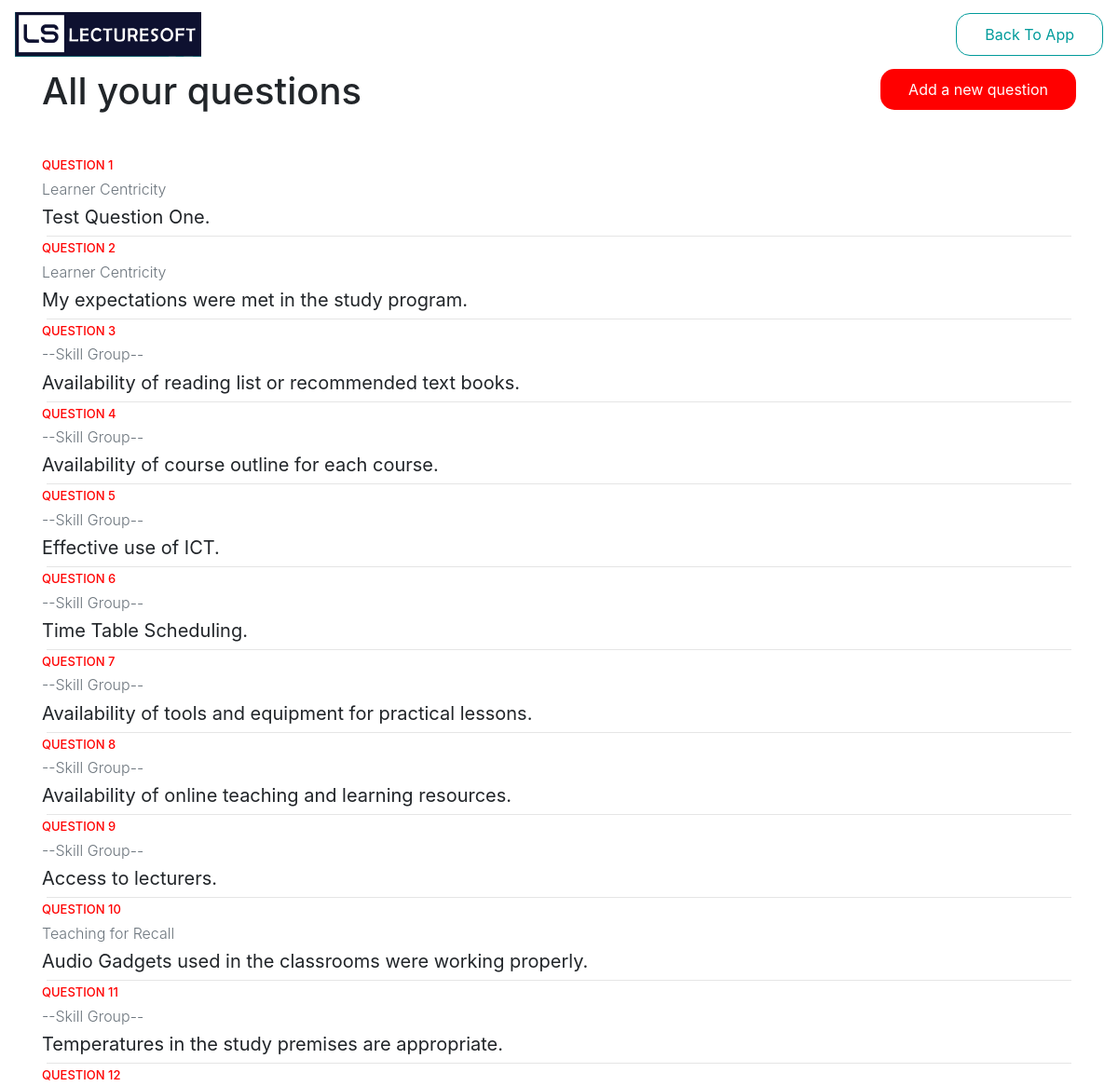
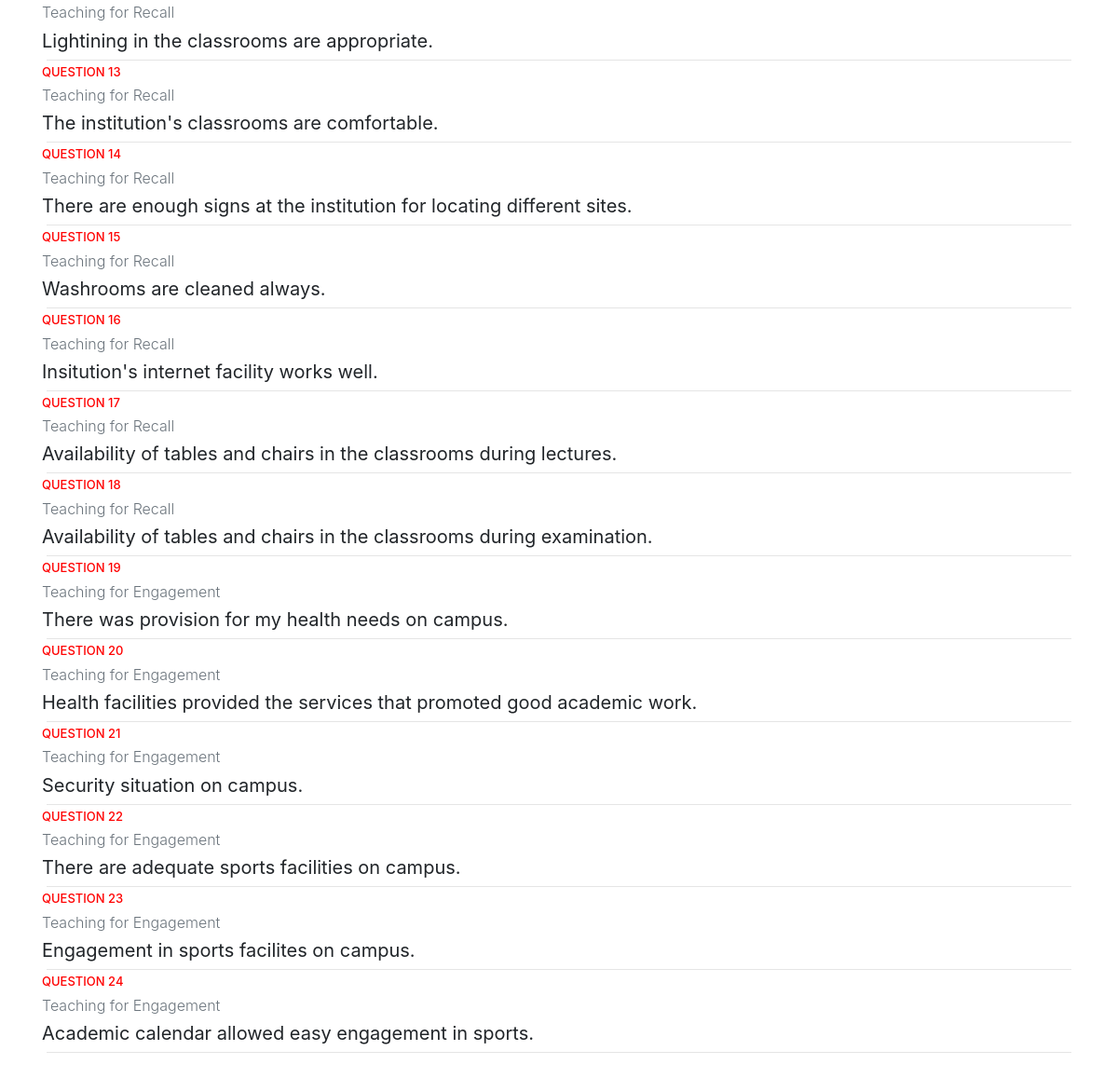
The page /admin on the database its author committed (2 pictures, top to bottom).
### models.py (models this page shows)
class Question(db.Model):
    id = db.Column(db.Integer, primary_key=True)
    question = db.Column(db.String())
    skillGroup = db.Column(db.String())
    q_number = db.Column(db.String())
    component = db.Column(db.String())

### app.py (the view)
@app.route('/admin')
def admin():
    questions = Question.query.all()
    totalquestions = len(questions)
    return render_template('admin.html', questions = questions, totalquestions = totalquestions)

### templates/admin.html
{% extends "adminlayout.html" %}
{% block body %}
<div class="container">
    <div style="display: flex; justify-content: space-between  ;">
        <h1>All your questions</h1>
        <a href="{{url_for('addquestion')}}">
            <button class="button">Add a new question</button>
        </a>
    </div>
<div style="margin-top: 5vh; margin-bottom: 5vh;">
    {% if totalquestions == 0 %}
        <h4 style="text-align: center; ">There are no questions</h4>
    {% else %}
{% for question in questions %}
<div>
        <h6 class="smallheader">QUESTION {{question.id}}</h6>
        <h6 class="smallheader-black text-muted">{{question.skillGroup}}</h6>
        <h5 style="font-weight:400;">{{question.question}}.</h5>
    </div>
<hr class="line">
{% endfor %}
    {% endif %}
</div>
</div>
{% endblock %}

### templates/adminlayout.html (shortened to what this page needs)
<!doctype html>
<html lang="en">
  <head>
    <link rel="stylesheet" href="{{url_for("static", filename="css/style.css")}}">
<link rel="stylesheet" href="https://cdn.jsdelivr.net/npm/@xz/fonts@1/serve/plus-jakarta-display.min.css">
    <link rel="stylesheet" href="https://maxcdn.bootstrapcdn.com/bootstrap/4.0.0/css/bootstrap.min.css">
  </head>
  <body>
    <nav  class="navbar navbar-expand-lg navbar-light bg-transparent">
      <a class="navbar-brand" href="{{url_for('home')}}"><img src="../static/img/lslogo.png" width="200" alt="ikolilu"></a>
      <div class="collapse navbar-collapse" id="navbarText">
    <div class="form-inline my-2 my-lg-0">
      <a href="{{url_for('home')}}"><button class="outline-button">Back To App</button></a>
    </div>
</div>
    </nav>
    {% block body %}
    {% endblock %}
  </body>
</html>

### static/css/style.css (style rules this page uses)
body { font-family: 'Plus Jakarta Display', sans-serif; }
.button { border: none; background-color: red; padding: 10px 30px; color: white; border-radius: 15px; }
.outline-button { border: 1px solid #019B9B; background-color: transparent; padding: 10px 30px; color: #019B9B; border-radius: 15px; }
.line { margin: 5px; }
.smallheader { color: red; font-weight: 500; font-size: small; }
.smallheader-black { color: black; font-weight: 300; }

### rows shown on the page
Question: id "1", skillGroup "Learner Centricity", question "Test Question One"
Question: id "2", skillGroup "Learner Centricity", question "My expectations were met in the study program"
Question: id "3", skillGroup "--Skill Group--", question "Availability of reading list or recommended text books"
Question: id "4", skillGroup "--Skill Group--", question "Availability of course outline for each course"
Question: id "5", skillGroup "--Skill Group--", question "Effective use of ICT"
Question: id "6", skillGroup "--Skill Group--", question "Time Table Scheduling"
Question: id "7", skillGroup "--Skill Group--", question "Availability of tools and equipment for practical lessons"
Question: id "8", skillGroup "--Skill Group--", question "Availability of online teaching and learning resources"
Question: id "9", skillGroup "--Skill Group--", question "Access to lecturers"
Question: id "10", skillGroup "Teaching for Recall", question "Audio Gadgets used in the classrooms were working properly"
Question: id "11", skillGroup "--Skill Group--", question "Temperatures in the study premises are appropriate"
Question: id "12", skillGroup "Teaching for Recall", question "Lightining in the classrooms are appropriate"
Question: id "13", skillGroup "Teaching for Recall", question "The institution's classrooms are comfortable"
Question: id "14", skillGroup "Teaching for Recall", question "There are enough signs at the institution for locating different sites"
Question: id "15", skillGroup "Teaching for Recall", question "Washrooms are cleaned always"
Question: id "16", skillGroup "Teaching for Recall", question "Insitution's internet facility works well"
Question: id "17", skillGroup "Teaching for Recall", question "Availability of tables and chairs in the classrooms during lectures"
Question: id "18", skillGroup "Teaching for Recall", question "Availability of tables and chairs in the classrooms during examination"
Question: id "19", skillGroup "Teaching for Engagement", question "There was provision for my health needs on campus"
Question: id "20", skillGroup "Teaching for Engagement", question "Health facilities provided the services that promoted good academic work"
Question: id "21", skillGroup "Teaching for Engagement", question "Security situation on campus"
Question: id "22", skillGroup "Teaching for Engagement", question "There are adequate sports facilities on campus"
Question: id "23", skillGroup "Teaching for Engagement", question "Engagement in sports facilites on campus"
Question: id "24", skillGroup "Teaching for Engagement", question "Academic calendar allowed easy engagement in sports"
